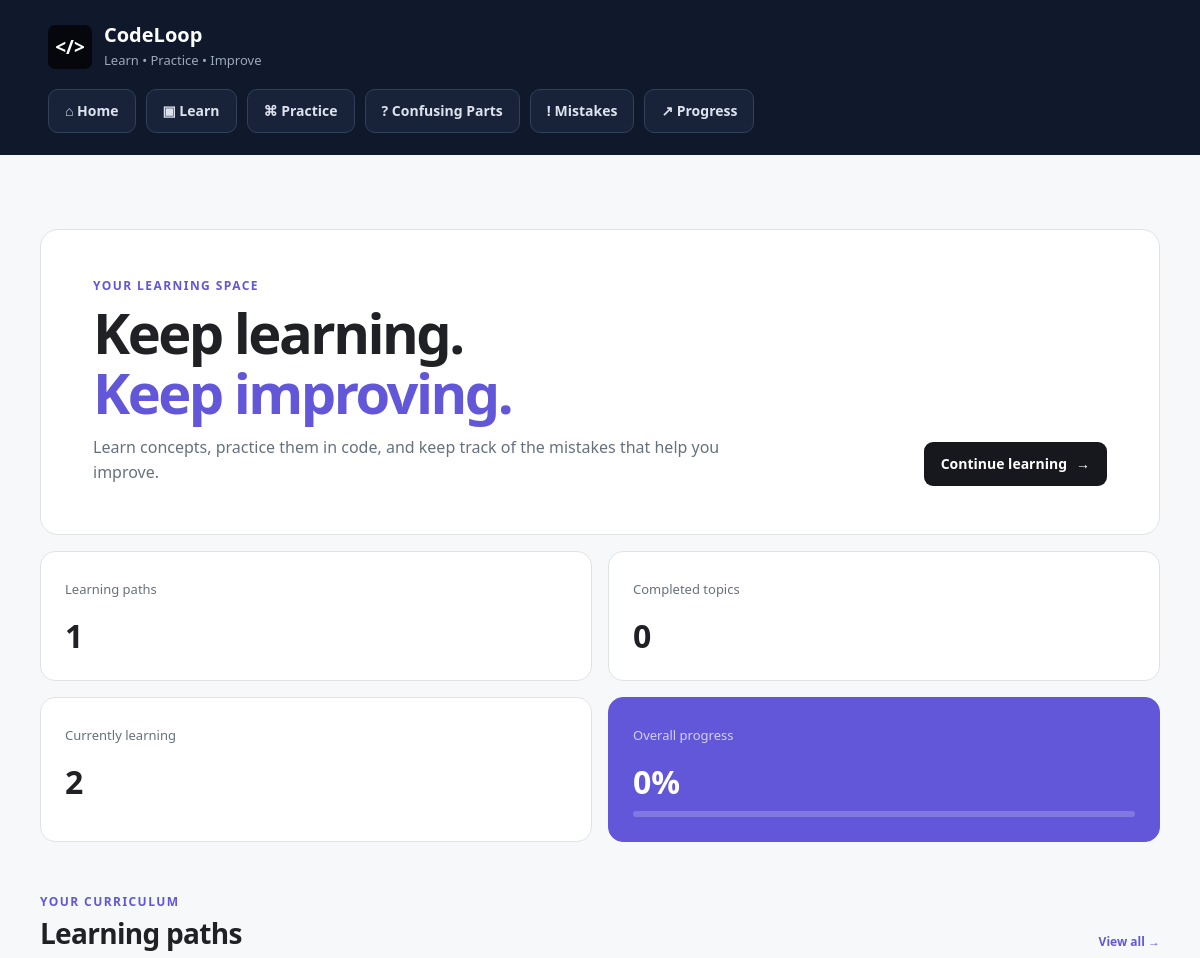
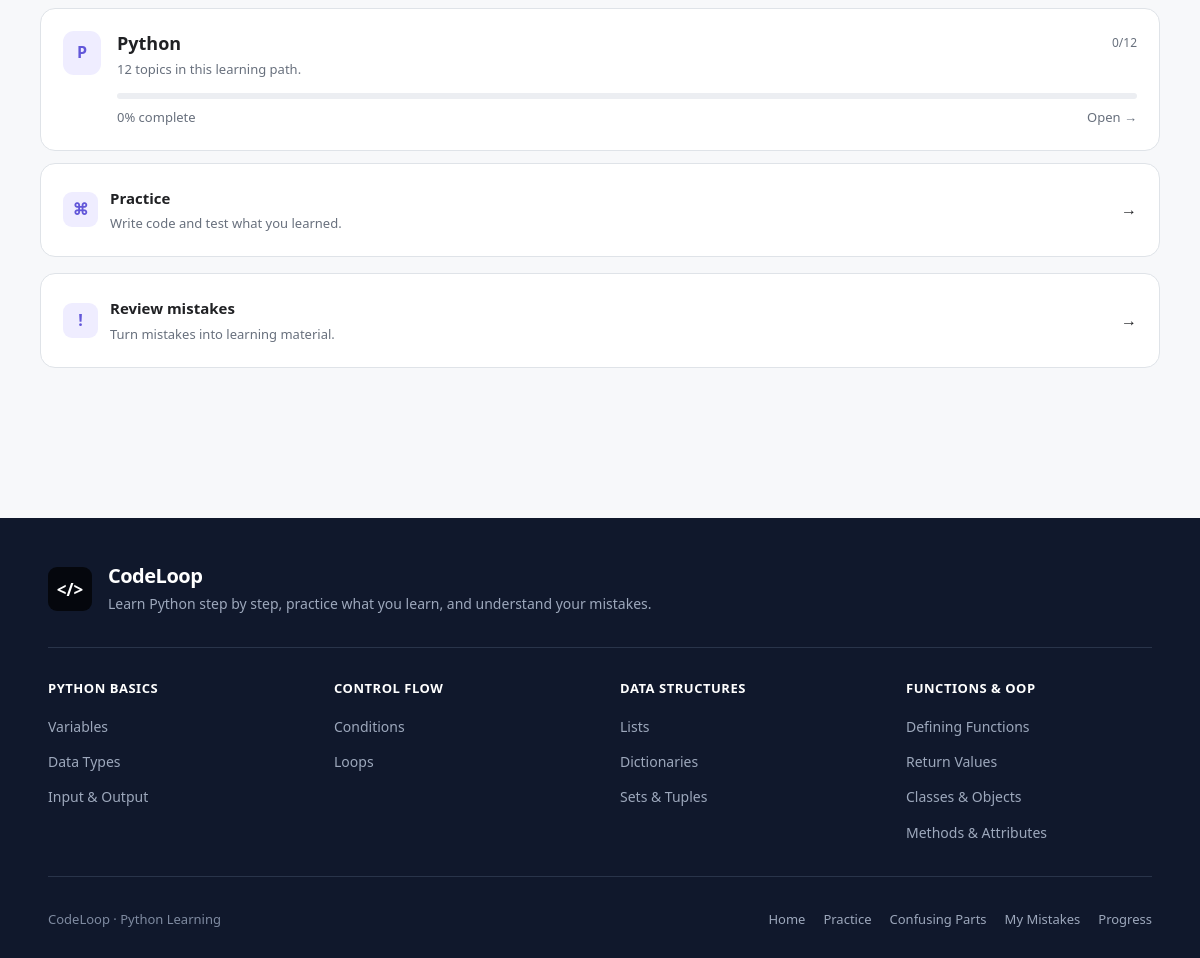
The page / on the database its author committed (2 pictures, top to bottom).
### tables this page shows
CREATE TABLE learning_paths (
                id INTEGER PRIMARY KEY AUTOINCREMENT,
                name TEXT NOT NULL UNIQUE,
                created_at TEXT NOT NULL DEFAULT CURRENT_TIMESTAMP
            );

### app.py (the view)
@app.route("/")
def home():
    paths, totals, overall_progress = get_dashboard_data()
    return render_template(
        "index.html",
        paths=paths,
        totals=totals,
        overall_progress=overall_progress,
    )

### app.py (called while the page is built)
def get_db():
    connection = sqlite3.connect(DATABASE)
    connection.row_factory = sqlite3.Row
    connection.execute("PRAGMA foreign_keys = ON")
    return connection

### templates/index.html (shortened to what this page needs)
{% extends "base.html" %}
{% block content %}
<section class="hero">
    <div>
        <p class="eyebrow">YOUR LEARNING SPACE</p>
        <h1>Keep learning.<br><span>Keep improving.</span></h1>
        <p class="hero-copy">Learn concepts, practice them in code, and keep track of the mistakes that help you improve.</p>
    </div>
    <a class="primary-button" href="{{ url_for('paths') }}">Continue learning <span>→</span></a>
</section>
<section class="stats-grid">
    <div class="stat-card">
        <span class="stat-label">Learning paths</span>
        <strong>{{ paths|length }}</strong>
    </div>
    <div class="stat-card">
        <span class="stat-label">Completed topics</span>
        <strong>{{ totals.completed_count }}</strong>
    </div>
    <div class="stat-card">
        <span class="stat-label">Currently learning</span>
        <strong>{{ totals.learning_count }}</strong>
    </div>
    <div class="stat-card featured">
        <span class="stat-label">Overall progress</span>
        <strong>{{ overall_progress }}%</strong>
        <div class="mini-track"><div style="width: {{ overall_progress }}%"></div></div>
    </div>
</section>
<div class="section-title-row">
    <div>
        <p class="eyebrow">YOUR CURRICULUM</p>
        <h2>Learning paths</h2>
    </div>
    <a class="text-link" href="{{ url_for('paths') }}">View all →</a>
</div>
<div class="path-grid">
{% for path in paths %}
    <a class="path-card" href="{{ url_for('topics', path_id=path.id) }}">
        <div class="path-icon">{{ path.name[:1]|upper }}</div>
        <div class="path-card-content">
            <div class="path-card-top">
                <h3>{{ path.name }}</h3>
                <span>{{ path.completed_count }}/{{ path.topic_count }}</span>
            </div>
            <p>{{ path.topic_count }} topics in this learning path.</p>
            <div class="progress-track">
            </div>
            <div class="path-card-bottom">
                <span>{{ ((path.completed_count / path.topic_count * 100)|round|int) if path.topic_count else 0 }}% complete</span>
                <span>Open →</span>
            </div>
        </div>
    </a>
{% endfor %}
</div>
<div class="quick-grid">
    <a href="{{ url_for('practice') }}" class="quick-card">
        <span class="quick-icon">⌘</span>
        <div><strong>Practice</strong><p>Write code and test what you learned.</p></div>
        <span>→</span>
    </a>
    <a href="{{ url_for('mistakes') }}" class="quick-card">
        <span class="quick-icon warning">!</span>
        <div><strong>Review mistakes</strong><p>Turn mistakes into learning material.</p></div>
        <span>→</span>
    </a>
</div>
{% endblock %}

### rows shown on the page
learning_paths: name "P", name "Python", completed_count "0", topic_count "12"

### other values the page prints
{{ paths|length }} "1"
{{ totals.completed_count }} "0"
{{ totals.learning_count }} "2"
{{ overall_progress }} "0"
